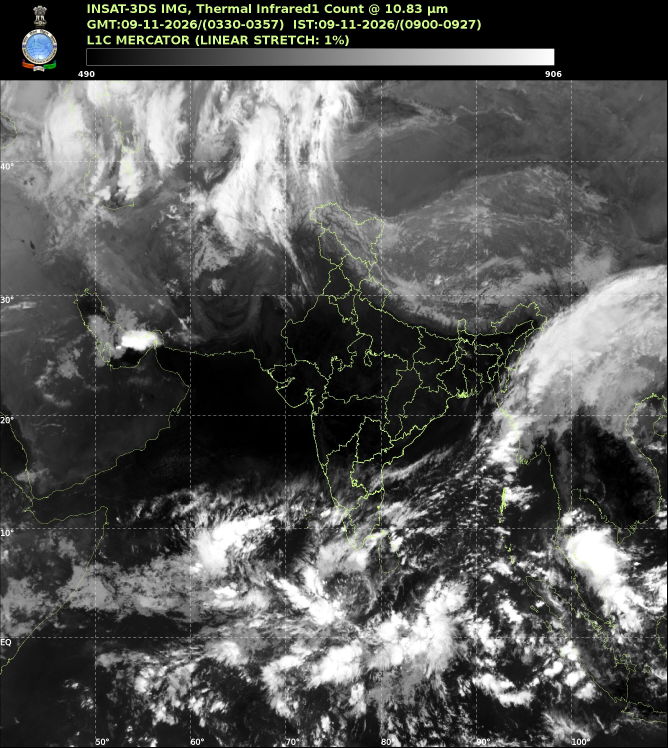
#> input picture datasets/raw/insat3d/INSAT3D_ASIA_IR1_20261109_041146.jpg, 2002 x 2242 px, found by its file name (shown at 1/3 size)
$ python generate_paper_figures.py
#> lines starting #> are read from the running program, lines starting #| are printed output that depends on the picture
#> in generate_framework_diagram, `plt.savefig(out_path, dpi=300, bbox_inches='tight')`:
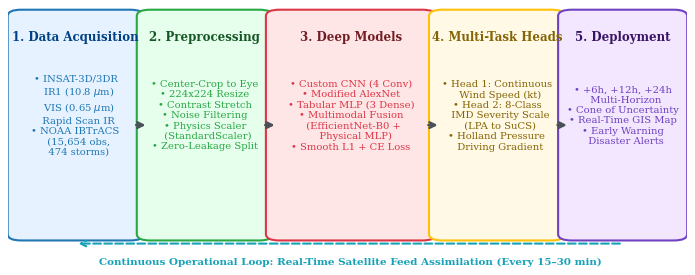
#> figure drawn by matplotlib, 1 panel
"""
Generate publication-quality figures for the IEEE Conference Paper.
Saves all figures into paper/figures/ in high resolution (300 DPI).
"""

import os
import sys
import numpy as np
import matplotlib
os.environ["MPLCONFIGDIR"] = os.path.abspath("paper")
matplotlib.use("Agg")
import matplotlib.pyplot as plt
import matplotlib.patches as patches
from PIL import Image

FIG_DIR = os.path.join("paper", "figures")
os.makedirs(FIG_DIR, exist_ok=True)

# Set clean IEEE publication styling
plt.rcParams.update({
    "font.family": "serif",
    "font.size": 10,
    "axes.labelsize": 10,
    "axes.titlesize": 11,
    "xtick.labelsize": 9,
    "ytick.labelsize": 9,
    "legend.fontsize": 9,
    "figure.titlesize": 12,
})


def generate_performance_comparison():
    """Figure 1: Benchmark model comparison (Slides 13 & 14)."""
    models = [
        "Tabular MLP\n[Physical]",
        "Tabular MLP\n[No Pres]",
        "Custom\nCyclone CNN",
        "Modified\nAlexNet",
        "Multimodal\nEffNet [Phys]",
        "Multimodal\nEffNet [No Pres]"
    ]
    test_rmse = [3.36, 18.74, 8.42, 8.11, 4.105, 8.493]
    test_mae = [2.642, 12.15, 6.78, 6.45, 3.366, 6.586]
    test_r2 = [0.855, -0.079, 0.760, 0.775, 0.783, 0.072]

    x = np.arange(len(models))
    width = 0.35

    fig, ax1 = plt.subplots(figsize=(7, 3.4), dpi=300)

    rects1 = ax1.bar(x - width/2, test_rmse, width, label='Test RMSE (kt)', color='#1f77b4', edgecolor='black', alpha=0.9)
    rects2 = ax1.bar(x + width/2, test_mae, width, label='Test MAE (kt)', color='#aec7e8', edgecolor='black', alpha=0.9)

    ax1.set_ylabel('Error in Knots (kt)', fontweight='bold')
    ax1.set_xticks(x)
    ax1.set_xticklabels(models, fontsize=8)
    ax1.set_ylim(0, 22)
    ax1.grid(axis='y', linestyle='--', alpha=0.5)

    # Add values on top of bars
    for rect in rects1:
        h = rect.get_height()
        ax1.annotate(f'{h:.1f}', xy=(rect.get_x() + rect.get_width()/2, h),
                     xytext=(0, 2), textcoords="offset points", ha='center', va='bottom', fontsize=7.5)

    for rect in rects2:
        h = rect.get_height()
        ax1.annotate(f'{h:.1f}', xy=(rect.get_x() + rect.get_width()/2, h),
                     xytext=(0, 2), textcoords="offset points", ha='center', va='bottom', fontsize=7.5)

    # R2 secondary line
    ax2 = ax1.twinx()
    ax2.plot(x, test_r2, color='#d62728', marker='o', linewidth=2, markersize=6, label='$R^2$ Score')
    ax2.set_ylabel('Coefficient of Determination ($R^2$)', color='#d62728', fontweight='bold')
    ax2.tick_params(axis='y', labelcolor='#d62728')
    ax2.set_ylim(-0.2, 1.05)

    # Combined legend
    lines1, labels1 = ax1.get_legend_handles_labels()
    lines2, labels2 = ax2.get_legend_handles_labels()
    ax1.legend(lines1 + lines2, labels1 + labels2, loc='upper center', bbox_to_anchor=(0.5, 1.18), ncol=3, frameon=True)

    plt.title('Test Set Evaluation Across Evaluated Architectures (2023–2026 Holdout)', y=1.20, fontweight='bold', fontsize=10)
    plt.tight_layout()
    out_path = os.path.join(FIG_DIR, "performance_comparison.png")
    plt.savefig(out_path, dpi=300, bbox_inches='tight')
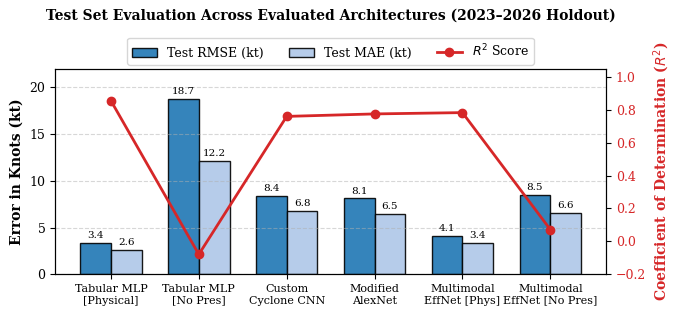
#> figure drawn by matplotlib, 2 panels; panel 1: tallest bar 18.74 high, from x = 0.65 to 1; panel 1: tallest bar 12.15 high, from x = 1 to 1.35
    plt.close()
    print(f"Generated: {out_path}")


def generate_training_curves():
    """Figure 2: Training loss and validation RMSE curves (reproducing Slide 12)."""
    np.random.seed(42)
    epochs_p = np.arange(1, 209)
    # Exponential decay with noise
    loss_p = 0.45 * np.exp(-epochs_p / 12) + 0.03 + np.random.normal(0, 0.004, len(epochs_p))
    loss_p = np.clip(loss_p, 0.025, 0.5)
    rmse_p = 20.0 * np.exp(-epochs_p / 8) + 2.859 + np.random.normal(0, 0.15, len(epochs_p))
    rmse_p = np.clip(rmse_p, 2.80, 20.5)

    epochs_np = np.arange(1, 99)
    loss_np = 0.70 * np.exp(-epochs_np / 25) + 0.18 + np.random.normal(0, 0.008, len(epochs_np))
    loss_np = np.clip(loss_np, 0.16, 0.75)
    rmse_np = 24.0 * np.exp(-epochs_np / 18) + 15.113 + np.random.normal(0, 0.4, len(epochs_np))
    rmse_np = np.clip(rmse_np, 14.8, 24.5)

    fig, axes = plt.subplots(2, 2, figsize=(7.2, 4.2), dpi=300)

    # Physical - Loss
    axes[0, 0].plot(epochs_p, loss_p, color='#1f77b4', linewidth=1.5)
    axes[0, 0].set_title('Tabular MLP [Physical] - Train Loss (Smooth L1)', fontsize=9, fontweight='bold')
    axes[0, 0].set_xlabel('Epoch')
    axes[0, 0].set_ylabel('Loss')
    axes[0, 0].grid(True, linestyle=':', alpha=0.6)
    axes[0, 0].set_ylim(0, 0.5)

    # Physical - Val RMSE
    axes[0, 1].plot(epochs_p, rmse_p, color='#ff7f0e', linewidth=1.5)
    axes[0, 1].axvline(x=168, color='gray', linestyle='--', label='Best: 2.86 kt @ ep 168')
    axes[0, 1].set_title('Tabular MLP [Physical] - Val RMSE (kt)', fontsize=9, fontweight='bold')
    axes[0, 1].set_xlabel('Epoch')
    axes[0, 1].set_ylabel('RMSE (kt)')
    axes[0, 1].grid(True, linestyle=':', alpha=0.6)
    axes[0, 1].legend(fontsize=7.5, loc='upper right')

    # No Pressure - Loss
    axes[1, 0].plot(epochs_np, loss_np, color='#2ca02c', linewidth=1.5)
    axes[1, 0].set_title('Tabular MLP [No Pressure] - Train Loss (Smooth L1)', fontsize=9, fontweight='bold')
    axes[1, 0].set_xlabel('Epoch')
    axes[1, 0].set_ylabel('Loss')
    axes[1, 0].grid(True, linestyle=':', alpha=0.6)
    axes[1, 0].set_ylim(0.1, 0.75)

    # No Pressure - Val RMSE
    axes[1, 1].plot(epochs_np, rmse_np, color='#d62728', linewidth=1.5)
    axes[1, 1].axvline(x=58, color='gray', linestyle='--', label='Best: 15.11 kt @ ep 58')
    axes[1, 1].set_title('Tabular MLP [No Pressure] - Val RMSE (kt)', fontsize=9, fontweight='bold')
    axes[1, 1].set_xlabel('Epoch')
    axes[1, 1].set_ylabel('RMSE (kt)')
    axes[1, 1].grid(True, linestyle=':', alpha=0.6)
    axes[1, 1].legend(fontsize=7.5, loc='upper right')

    plt.tight_layout()
    out_path = os.path.join(FIG_DIR, "training_curves.png")
    plt.savefig(out_path, dpi=300, bbox_inches='tight')
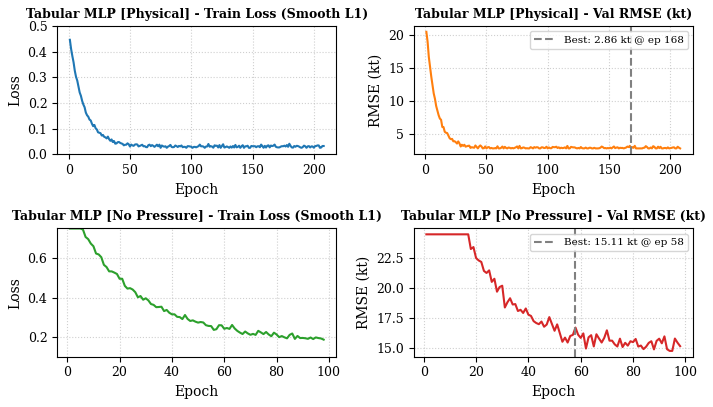
#> figure drawn by matplotlib, 4 panels; panel 1: curve peaks at x = 1, y = 0.446; panel 2: curve peaks at x = 1, y = 20.5; panel 3: curve peaks at x = 1, y = 0.75; panel 4: curve peaks at x = 1, y = 24.5
    plt.close()
    print(f"Generated: {out_path}")


def generate_framework_diagram():
    """Figure 3: System framework architecture (reproducing Slide 9)."""
    fig, ax = plt.subplots(figsize=(7.2, 3.2), dpi=300)
    ax.axis('off')

    # Colors
    c_blue = '#e6f2ff'
    c_green = '#e6ffec'
    c_red = '#ffe6e6'
    c_yellow = '#fff9e6'
    c_purple = '#f3e6ff'
    b_color = '#333333'

    # Box 1: Data Collection
    box1 = patches.FancyBboxPatch((0.02, 0.20), 0.16, 0.70, boxstyle="round,pad=0.02", facecolor=c_blue, edgecolor='#1f77b4', linewidth=1.5)
    ax.add_patch(box1)
    ax.text(0.10, 0.83, "1. Data Acquisition", ha='center', va='center', fontweight='bold', fontsize=8.5, color='#004085')
    ax.text(0.10, 0.58, "• INSAT-3D/3DR\n  IR1 (10.8 $\\mu$m)\n  VIS (0.65 $\\mu$m)\n  Rapid Scan IR\n• NOAA IBTrACS\n  (15,654 obs,\n  474 storms)", ha='center', va='center', fontsize=7.2, color='#1f77b4')

    # Box 2: Preprocessing
    box2 = patches.FancyBboxPatch((0.21, 0.20), 0.16, 0.70, boxstyle="round,pad=0.02", facecolor=c_green, edgecolor='#28a745', linewidth=1.5)
    ax.add_patch(box2)
    ax.text(0.29, 0.83, "2. Preprocessing", ha='center', va='center', fontweight='bold', fontsize=8.5, color='#155724')
    ax.text(0.29, 0.58, "• Center-Crop to Eye\n• 224x224 Resize\n• Contrast Stretch\n• Noise Filtering\n• Physics Scaler\n  (StandardScaler)\n• Zero-Leakage Split", ha='center', va='center', fontsize=7.2, color='#28a745')

    # Box 3: Model Architecture
    box3 = patches.FancyBboxPatch((0.40, 0.20), 0.21, 0.70, boxstyle="round,pad=0.02", facecolor=c_red, edgecolor='#dc3545', linewidth=1.5)
    ax.add_patch(box3)
    ax.text(0.505, 0.83, "3. Deep Models", ha='center', va='center', fontweight='bold', fontsize=8.5, color='#721c24')
    ax.text(0.505, 0.58, "• Custom CNN (4 Conv)\n• Modified AlexNet\n• Tabular MLP (3 Dense)\n• Multimodal Fusion\n  (EfficientNet-B0 +\n   Physical MLP)\n• Smooth L1 + CE Loss", ha='center', va='center', fontsize=7.2, color='#dc3545')

    # Box 4: Multi-Task Heads
    box4 = patches.FancyBboxPatch((0.64, 0.20), 0.16, 0.70, boxstyle="round,pad=0.02", facecolor=c_yellow, edgecolor='#ffc107', linewidth=1.5)
    ax.add_patch(box4)
    ax.text(0.72, 0.83, "4. Multi-Task Heads", ha='center', va='center', fontweight='bold', fontsize=8.5, color='#856404')
    ax.text(0.72, 0.58, "• Head 1: Continuous\n  Wind Speed (kt)\n• Head 2: 8-Class\n  IMD Severity Scale\n  (LPA to SuCS)\n• Holland Pressure\n  Driving Gradient", ha='center', va='center', fontsize=7.2, color='#856404')

    # Box 5: Application
    box5 = patches.FancyBboxPatch((0.83, 0.20), 0.15, 0.70, boxstyle="round,pad=0.02", facecolor=c_purple, edgecolor='#6f42c1', linewidth=1.5)
    ax.add_patch(box5)
    ax.text(0.905, 0.83, "5. Deployment", ha='center', va='center', fontweight='bold', fontsize=8.5, color='#381464')
    ax.text(0.905, 0.58, "• +6h, +12h, +24h\n  Multi-Horizon\n• Cone of Uncertainty\n• Real-Time GIS Map\n• Early Warning\n  Disaster Alerts", ha='center', va='center', fontsize=7.2, color='#6f42c1')

    # Connective arrows
    arrows = [(0.185, 0.55), (0.375, 0.55), (0.615, 0.55), (0.805, 0.55)]
    for x_arr, y_arr in arrows:
        ax.annotate('', xy=(x_arr + 0.022, y_arr), xytext=(x_arr, y_arr),
                    arrowprops=dict(facecolor='#495057', edgecolor='#495057', arrowstyle="->", lw=1.8))

    # Feedback loop (Continuous Monitoring)
    ax.annotate('', xy=(0.10, 0.17), xytext=(0.905, 0.17),
                arrowprops=dict(facecolor='#17a2b8', edgecolor='#17a2b8', arrowstyle="->", lw=1.5, linestyle="--"))
    ax.text(0.505, 0.11, "Continuous Operational Loop: Real-Time Satellite Feed Assimilation (Every 15–30 min)", ha='center', va='center', fontsize=7.5, color='#17a2b8', fontweight='bold')

    ax.set_xlim(0, 1)
    ax.set_ylim(0.05, 0.98)
    plt.tight_layout()
    out_path = os.path.join(FIG_DIR, "framework.png")
    plt.savefig(out_path, dpi=300, bbox_inches='tight')
    plt.close()
    print(f"Generated: {out_path}")


def generate_satellite_samples():
    """Figure 4: Satellite frames and processed 224x224 crops."""
    fig, axes = plt.subplots(1, 4, figsize=(7.2, 2.0), dpi=300)

    # 1. Full Raw Frame
    raw_path = "datasets/raw/insat3d/INSAT3D_ASIA_IR1_20261109_041146.jpg"
    crop1_path = "datasets/processed/images/processed_224x224_BayOfBengal_INSAT3D_ASIA_IR1_20261109_041146.png"
    crop2_path = "datasets/processed/images/processed_224x224_BayOfBengal_INSAT3D_RAPID_SCAN_IR1_20261109_041149.png"
    crop3_path = "datasets/processed/images/processed_224x224_ArabianSea_INSAT3D_ASIA_IR1_20261109_041146.png"

    imgs = [raw_path, crop1_path, crop2_path, crop3_path]
    titles = [
        "(a) Raw INSAT-3D IR1",
        "(b) Bay of Bengal Crop",
        "(c) Rapid Scan Crop",
        "(d) Arabian Sea Crop"
    ]

    for ax, p, t in zip(axes, imgs, titles):
        if os.path.exists(p):
            img = Image.open(p)
#> img is the input picture: PIL image 2002x2242 RGB; mean R, G, B 86.1, 86.8, 85.2
            ax.imshow(img, cmap='gray' if 'processed' in p else None)
        else:
            # Fallback
            arr = np.random.normal(128, 40, (224, 224))
            ax.imshow(arr, cmap='gray')
        ax.set_title(t, fontsize=7.5, fontweight='bold')
        ax.axis('off')

    plt.tight_layout()
    out_path = os.path.join(FIG_DIR, "satellite_samples.png")
    plt.savefig(out_path, dpi=300, bbox_inches='tight')
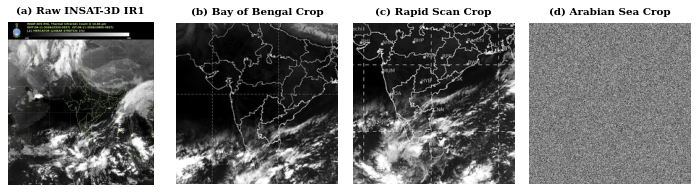
#> figure drawn by matplotlib, 4 panels
    plt.close()
    print(f"Generated: {out_path}")


def generate_imd_distribution():
    """Figure 5: IMD class distribution across dataset."""
    classes = [
        "Low Pressure\n(< 17 kt)",
        "Depression\n(17–27 kt)",
        "Deep Dep.\n(28–33 kt)",
        "Cyclonic Stm\n(34–47 kt)",
        "Severe CS\n(48–63 kt)",
        "Very Severe\n(64–89 kt)",
        "Extremely Sev\n(90–119 kt)",
        "Super Cyclone\n(>= 120 kt)"
    ]
    counts = [563, 6421, 3110, 2463, 1024, 824, 213, 47]
    colors = ['#cccccc', '#6baed6', '#3182bd', '#08519c', '#fd8d3c', '#e6550d', '#a63603', '#54278f']

    fig, ax = plt.subplots(figsize=(7.2, 2.6), dpi=300)
    bars = ax.bar(classes, counts, color=colors, edgecolor='black', linewidth=0.8)

    ax.set_ylabel('Number of Observations', fontweight='bold', fontsize=9)
    ax.set_yscale('log')
    ax.set_ylim(20, 15000)
    ax.grid(axis='y', linestyle='--', alpha=0.5)
    ax.set_xticklabels(classes, fontsize=7.5)

    for bar in bars:
        h = bar.get_height()
        ax.annotate(f'{h:,}', xy=(bar.get_x() + bar.get_width()/2, h),
                    xytext=(0, 2), textcoords="offset points", ha='center', va='bottom', fontsize=7)

    plt.title('Log-Scaled Distribution of Historical Cyclone Observations by IMD Intensity (1980–2024)', fontsize=9.5, fontweight='bold')
    plt.tight_layout()
    out_path = os.path.join(FIG_DIR, "imd_distribution.png")
    plt.savefig(out_path, dpi=300, bbox_inches='tight')
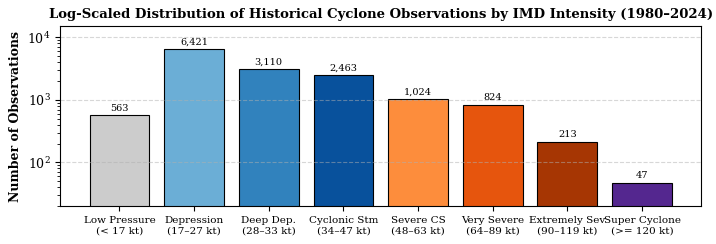
#> figure drawn by matplotlib, 1 panel; tallest bar 6421 high, from x = 0.6 to 1.4
    plt.close()
    print(f"Generated: {out_path}")


if __name__ == "__main__":
    generate_framework_diagram()
    generate_performance_comparison()
    generate_training_curves()
    generate_satellite_samples()
    generate_imd_distribution()
    print("All paper figures generated successfully!")
